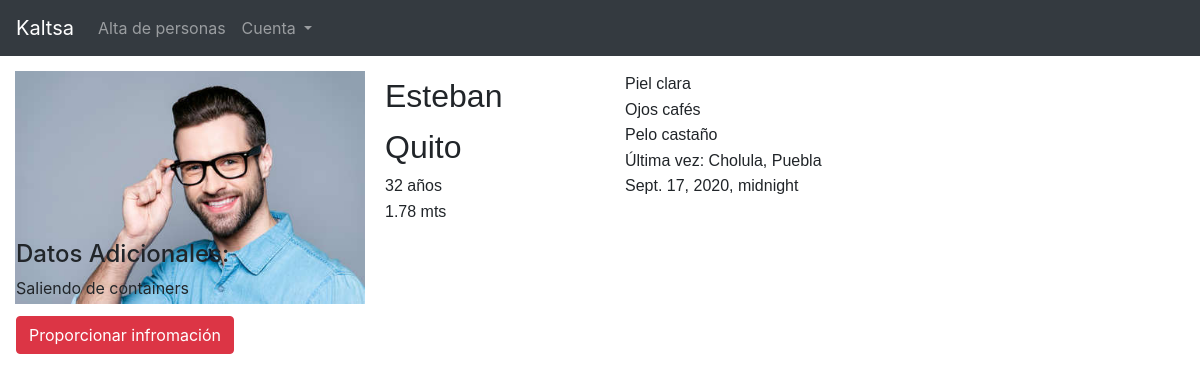
Page /perfil/17 on the committed database.
### kaltsapp/models.py (models this page shows, shortened)
class MissingPerson(models.Model):
    TYPE_I = "Piel muy clara o blanca"
    TYPE_II = "Piel clara"
    TYPE_III = "Piel clara intermedia"
    TYPE_IV = "Piel morena o media"
    TYPE_V = "Piel oscura o marrón"
    TYPE_VI = "Piel muy oscura o negra"
    SKIN_COLOR_CHOICES = [
        (TYPE_I, "Piel muy clara o blanca"),
        (TYPE_II, "Piel clara"),
        (TYPE_III, "Piel clara intermedia"),
        (TYPE_IV, "Piel morena o media"),
        (TYPE_V, "Piel oscura o marrón"),
        (TYPE_VI, "Piel muy oscura o negra"),
    ]
    MALE = "Masculino"
    FEMALE = "Female"
    GENDER_CHOICES = [
        (MALE, "Masculino"),
        (FEMALE, "Female"),
    ]
    full_name = models.CharField(max_length=200, null=True)
    age = models.IntegerField(null=True)
    gender = models.CharField(max_length=100, choices=GENDER_CHOICES, default = "Género", null=True)
    height = models.FloatField(null=True)
    hair_color = models.CharField(max_length=200, null=True)
    skin_color = models.CharField(max_length=100, choices=SKIN_COLOR_CHOICES, default="Color de piel")
    eye_color = models.CharField(max_length=50, null=True)
    unique_characteristics = models.CharField(max_length=300, null=True)
    person_image = models.ImageField(default="default.png", null=True, blank=True)
    state = models.ForeignKey(State, on_delete=models.SET_NULL, null=True)
    municipio = models.ForeignKey(Municipio, on_delete=models.SET_NULL, null=True)
    last_seen_in = models.CharField(max_length=300, null=True)
    date_and_time = models.DateTimeField(auto_now_add=False, null=True)
    additional_info = models.CharField(max_length=200)

### kaltsapp/views.py (the view)
# urls.py: path('perfil/', views.perfilUsuario, name="perfilUsuario"),
def perfil(request, pk):
    profile = MissingPerson.objects.get(id=pk)
    context = {'profile': profile}
    return render(request, "files/profile.html", context)

### kaltsapp/templates/files/profile.html (shortened to what this page needs)
{% extends 'files/layout.html' %}
{% load static %}
{% block content %}
<div class="wrapper">
  <img src="{{profile.person_image.url}}" id="missing_person_img">
  <h2 class="imp">{{profile.full_name}}</h2>
  <p class="imp">
    <span class="profile-data">{{profile.age}} años</span>
    <br>
    <span class="profile-data">{{profile.height}} mts</span>
    <br>
    <span class="profile-data">{{profile.skin_color}}</span>
    <br>
    <span class="profile-data">Ojos {{profile.eye_color}}</span>
    <br>
    <span class="profile-data">Pelo {{profile.hair_color}}</span>
    <br>
    <span class="profile-data">Última vez: {{profile.last_seen_in}}</span>
    <br>
    <span class="profile-data">{{profile.date_and_time}}</span>
    <br>
  </p>
</div>
<div class="ml-3" id="datos-adcionales">
  <h4>Datos Adicionales:</h4>
    <p>{{profile.additional_info}}</p>
    <a href="{% url 'pista' profile.full_name profile.id %}" class="btn btn-danger">Proporcionar infromación</a>
  </div>
{% endblock %}

### static/css/layout.css (style rules this page uses)
.wrapper { column-count: 2; column-gap: 50px; padding: 15px; }
.imp { line-height: 1.6; font-family: Helvetica; text-align: justify; margin: 0; }
#missing_person_img { float: left; width: 350px; shape-margin:20px; margin-right: 20px; margin-bottom: 20px; }

### rows in the picture
MissingPerson: person_image (picture), full_name "Esteban Quito", age "32", height "1.78", skin_color "Piel clara", eye_color "cafés", hair_color "castaño", last_seen_in "Cholula, Puebla", date_and_time "Sept. 17, 2020, midnight", additional_info "Saliendo de containers"
